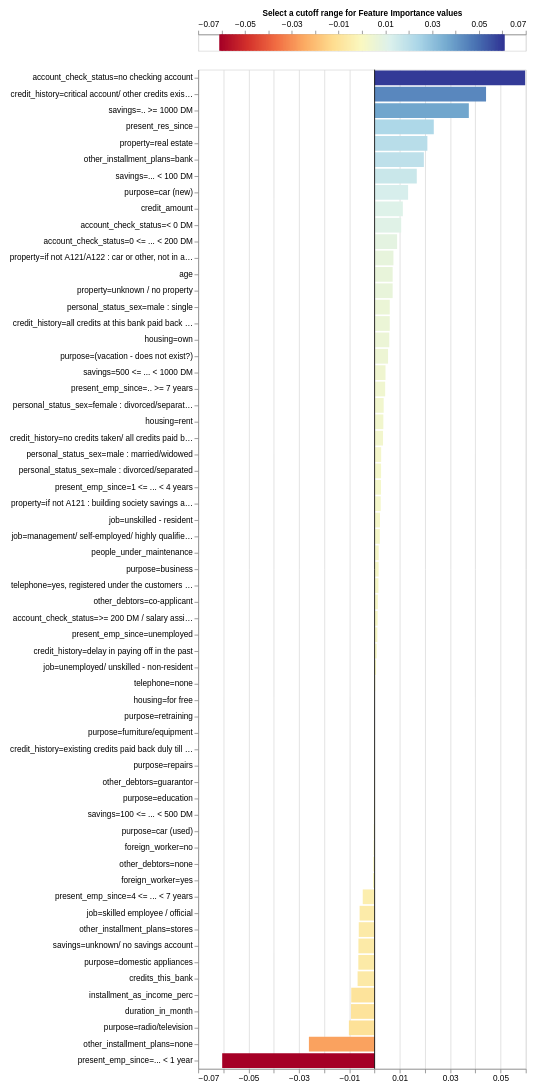

Notebook code cell kept with this figure:
### Code cell
exp.plot_features_importance()

### Figure 1 — Vega-Lite specification as saved in the notebook (floating-point values rounded to 4 significant figures; data arrays with more than 128 entries replaced by an {"elided": "..."} marker saying what was removed)
{"config": {"view": {"continuousWidth": 400, "continuousHeight": 300}, "axis": {"labelFontSize": 10, "labelLimit": 225.0}}, "vconcat": [{"layer": [{"data": {"name": "data-fa9ef098152678fa7ecaeb367d7fa05f"}, "mark": {"type": "rule", "strokeWidth": 3}, "encoding": {"color": {"field": "xValue", "legend": null, "scale": {"domain": [-0.06048, 0.06048], "domainMid": 0, "scheme": "redyellowblue"}, "type": "quantitative"}, "x": {"axis": {"orient": "top", "titleFontSize": 10}, "field": "xValue", "title": "Select a cutoff range for Feature Importance values ", "type": "quantitative"}}}, {"data": {"name": "data-c7bc3ae69e1253e8223f70a11d04b99d"}, "mark": {"type": "rect", "color": "black", "height": 20, "opacity": 0.4, "tooltip": true}, "encoding": {"x": {"field": "x_min", "type": "quantitative"}, "x2": {"field": "x_max"}, "y": {"axis": null, "field": "y", "type": "quantitative"}}, "selection": {"Cutter": {"type": "single", "fields": ["cutoff"], "bind": {"input": "range", "max": 0.06048, "min": 0, "name": "Importance cutoff value (±) ", "step": 0.00121}, "init": {"cutoff": 0.0}}}, "transform": [{"calculate": "(-Cutter.cutoff)", "as": "x_min"}, {"calculate": "Cutter.cutoff", "as": "x_max"}]}], "height": 20}, {"layer": [{"data": {"name": "data-760a33ab0195205453fdc27d28c2e5a8"}, "mark": "bar", "encoding": {"color": {"field": "value", "legend": null, "scale": {"domain": [-0.06048, 0.06048], "domainMid": 0, "scheme": "blueorange"}, "type": "quantitative"}, "tooltip": [{"field": "name", "title": "Feature", "type": "nominal"}, {"field": "value", "title": "Importance", "type": "quantitative"}], "x": {"field": "value", "title": null, "type": "quantitative"}, "y": {"field": "name", "sort": {"field": "value", "op": "mean", "order": "descending"}, "title": null, "type": "nominal"}}, "selection": {"Cutter": {"type": "single", "fields": ["cutoff"], "bind": {"input": "range", "max": 0.06048, "min": 0, "name": "Importance cutoff value (±) ", "step": 0.00121}, "init": {"cutoff": 0.0}}}, "transform": [{"filter": "((datum.value > Cutter.cutoff) || (datum.value < (-Cutter.cutoff)))"}]}, {"data": {"name": "data-9c00aa9dc2b1c1a0b4bf9b34ead12925"}, "mark": "rule", "encoding": {"x": {"field": "x", "type": "quantitative"}}}]}], "padding": 10, "$schema": "https://vega.github.io/schema/vega-lite/v4.17.0.json", "datasets": {"data-fa9ef098152678fa7ecaeb367d7fa05f": {"elided": "201 records"}, "data-c7bc3ae69e1253e8223f70a11d04b99d": [{"y": 0, "x": -0.5, "x2": 0.5}], "data-760a33ab0195205453fdc27d28c2e5a8": [{"name": "duration_in_month", "value": -0.009361}, {"name": "credit_amount", "value": 0.0112}, {"name": "installment_as_income_perc", "value": -0.009277}, {"name": "present_res_since", "value": 0.02349}, {"name": "age", "value": 0.00717}, {"name": "credits_this_bank", "value": -0.006749}, {"name": "people_under_maintenance", "value": 0.001628}, {"name": "account_check_status=0 <= ... < 200 DM", "value": 0.008943}, {"name": "account_check_status=< 0 DM", "value": 0.01055}, {"name": "account_check_status=>= 200 DM / salary assignments for at least 1 year", "value": 0.001189}, {"name": "account_check_status=no checking account", "value": 0.05974}, {"name": "credit_history=all credits at this bank paid back duly", "value": 0.00601}, {"name": "credit_history=critical account/ other credits existing (not at this bank)", "value": 0.04423}, {"name": "credit_history=delay in paying off in the past", "value": 0.0008232}, {"name": "credit_history=existing credits paid back duly till now", "value": -5.291e-05}, {"name": "credit_history=no credits taken/ all credits paid back duly", "value": 0.003352}, {"name": "purpose=(vacation - does not exist?)", "value": 0.005346}, {"name": "purpose=business", "value": 0.001598}, {"name": "purpose=car (new)", "value": 0.0133}, {"name": "purpose=car (used)", "value": -0.0003373}, {"name": "purpose=domestic appliances", "value": -0.006458}, {"name": "purpose=education", "value": -0.000193}, {"name": "purpose=furniture/equipment", "value": -3.433e-05}, {"name": "purpose=radio/television", "value": -0.0102}, {"name": "purpose=repairs", "value": -9.141e-05}, {"name": "purpose=retraining", "value": -1.882e-05}, {"name": "savings=.. >= 1000 DM ", "value": 0.03739}, {"name": "savings=... < 100 DM", "value": 0.01674}, {"name": "savings=100 <= ... < 500 DM", "value": -0.0002713}, {"name": "savings=500 <= ... < 1000 DM ", "value": 0.004332}, {"name": "savings=unknown/ no savings account", "value": -0.00642}, {"name": "present_emp_since=.. >= 7 years", "value": 0.0042}, {"name": "present_emp_since=... < 1 year ", "value": -0.06048}, {"name": "present_emp_since=1 <= ... < 4 years", "value": 0.00253}, {"name": "present_emp_since=4 <= ... < 7 years", "value": -0.004704}, {"name": "present_emp_since=unemployed", "value": 0.001089}, {"name": "personal_status_sex=female : divorced/separated/married", "value": 0.003603}, {"name": "personal_status_sex=male : divorced/separated", "value": 0.002574}, {"name": "personal_status_sex=male : married/widowed", "value": 0.002606}, {"name": "personal_status_sex=male : single", "value": 0.006018}, {"name": "other_debtors=co-applicant", "value": 0.00127}, {"name": "other_debtors=guarantor", "value": -0.000129}, {"name": "other_debtors=none", "value": -0.0005391}, {"name": "property=if not A121 : building society savings agreement/ life insurance", "value": 0.00243}, {"name": "property=if not A121/A122 : car or other, not in attribute 6", "value": 0.007475}, {"name": "property=real estate", "value": 0.02094}, {"name": "property=unknown / no property", "value": 0.007158}, {"name": "other_installment_plans=bank", "value": 0.01955}, {"name": "other_installment_plans=none", "value": -0.02607}, {"name": "other_installment_plans=stores", "value": -0.006285}, {"name": "housing=for free", "value": 5.634e-05}, {"name": "housing=own", "value": 0.005832}, {"name": "housing=rent", "value": 0.003469}, {"name": "job=management/ self-employed/ highly qualified employee/ officer", "value": 0.002072}, {"name": "job=skilled employee / official", "value": -0.00595}, {"name": "job=unemployed/ unskilled - non-resident", "value": 0.0005959}, {"name": "job=unskilled - resident", "value": 0.00215}, {"name": "telephone=none", "value": 0.0002616}, {"name": "telephone=yes, registered under the customers name ", "value": 0.001515}, {"name": "foreign_worker=no", "value": -0.0003964}, {"name": "foreign_worker=yes", "value": -0.0006219}], "data-9c00aa9dc2b1c1a0b4bf9b34ead12925": [{"x": 0}]}}
